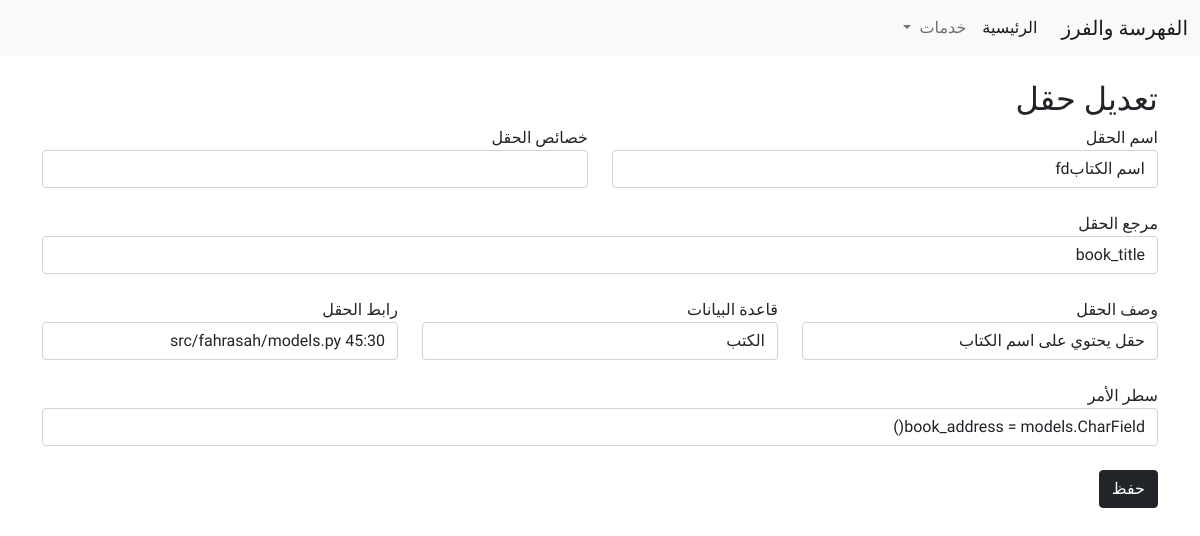
/field/edit/4/, run on the app's committed database.
### fahrasah/models.py (models this page shows, shortened)
class Field(models.Model):
    project = models.ForeignKey(Project, on_delete=models.CASCADE)
    name = models.CharField(max_length=200, verbose_name="اسم الحقل")
    description = models.CharField(max_length=255, verbose_name="وصف الحقل")
    reference = models.CharField(max_length=200, verbose_name="مرجع الحقل")
    database = models.ForeignKey("Database", on_delete=models.SET_NULL, null=True, blank=True, verbose_name='قاعدة البيانات')
    page = models.ForeignKey(Page, on_delete=models.SET_NULL, null=True, blank=True, verbose_name="الصفحة")
    url = models.CharField(max_length=250, verbose_name="رابط الحقل", null=True, blank=True)
    cmd = models.CharField(max_length=255, verbose_name="سطر الأمر")
    property = models.CharField(max_length=200, verbose_name="خصائص الحقل" , null=True, blank=True, choices=FIELD_PROPERTIES)

### fahrasah/views.py (the view)
# urls.py: path('field/edit/<int:id>/', edit_field, name='edit-field'),
def edit_field(request, id):
    field = Field.objects.get(id=id)
    form = EditFieldForm(instance=field)
    if request.POST:
        form = EditFieldForm(request.POST, instance=field)
        if form.is_valid():
            form.save()
        messages.success(request, 'تم حفظ التعديلات بنجاح')
    context = {
        'form': form,
    }
    return render(request, 'fahrasah/edit-field.html', context)

### fahrasah/forms.py
class EditFieldForm(forms.ModelForm):
    class Meta:
        model = Field
        fields = '__all__'
        exclude = ['project', 'page']
        widgets = {
            'name': forms.TextInput(attrs={'type': 'text', 'class': 'form-control'}),
            'description': forms.TextInput(attrs={'type': 'text', 'class': 'form-control'}),
            'reference': forms.TextInput(attrs={'type': 'text', 'class': 'form-control'}),
            'url': forms.TextInput(attrs={'type': 'text', 'class': 'form-control'}),
            'database': forms.Select(attrs={'class': 'form-control'}),
            'cmd': forms.TextInput(attrs={'type': 'text', 'class': 'form-control'}),
            'property': forms.TextInput(attrs={'type': 'text', 'class': 'form-control'})
        }

### fahrasah/models.py (called while the page is built)
    def __str__(self):
        return self.name

### fahrasah/templates/fahrasah/edit-field.html (shortened to what this page needs)
{% extends 'base.html' %}
{% block content %}
<h2>تعديل حقل</h2>
<form method="POST">
    <div class="row">
        <div class="col-sm-6">
            {{form.name.label}}
            {{form.name}}
        </div>
        <div class="col-sm-6">
            {{form.property.label}}
            {{form.property}}
        </div>
    </div>
    <br>
    <div class="row">
        <div class="col-sm-12">
            {{form.reference.label}}
            {{form.reference}}
        </div>
    </div>
    <br>
    <div class="row">
        <div class="col-sm-4">
            {{form.description.label}}
            {{form.description}}
        </div>
        <div class="col-sm-4">
            {{form.database.label}}
            {{form.database}}
        </div>
        <div class="col-sm-4">
            {{form.url.label}}
            {{form.url}}
        </div>
    </div>
    <br>
    <div class="row">
        <div class="col-sm-12">
            {{form.cmd.label}}
            {{form.cmd}}
        </div>
    </div>
    <br>
    <button type="submit" class="btn btn-dark">حفظ</button>
</form>
{% endblock content %}

### templates/base.html (style rules this page uses)
* { font-family: 'Changa', sans-serif; }

### data on the page
Field: name "اسم الكتابfd", reference "book_title", description "حقل يحتوي على اسم الكتاب", database "الكتب", url "src/fahrasah/models.py 45:30", cmd "book_address = models.CharField()"
